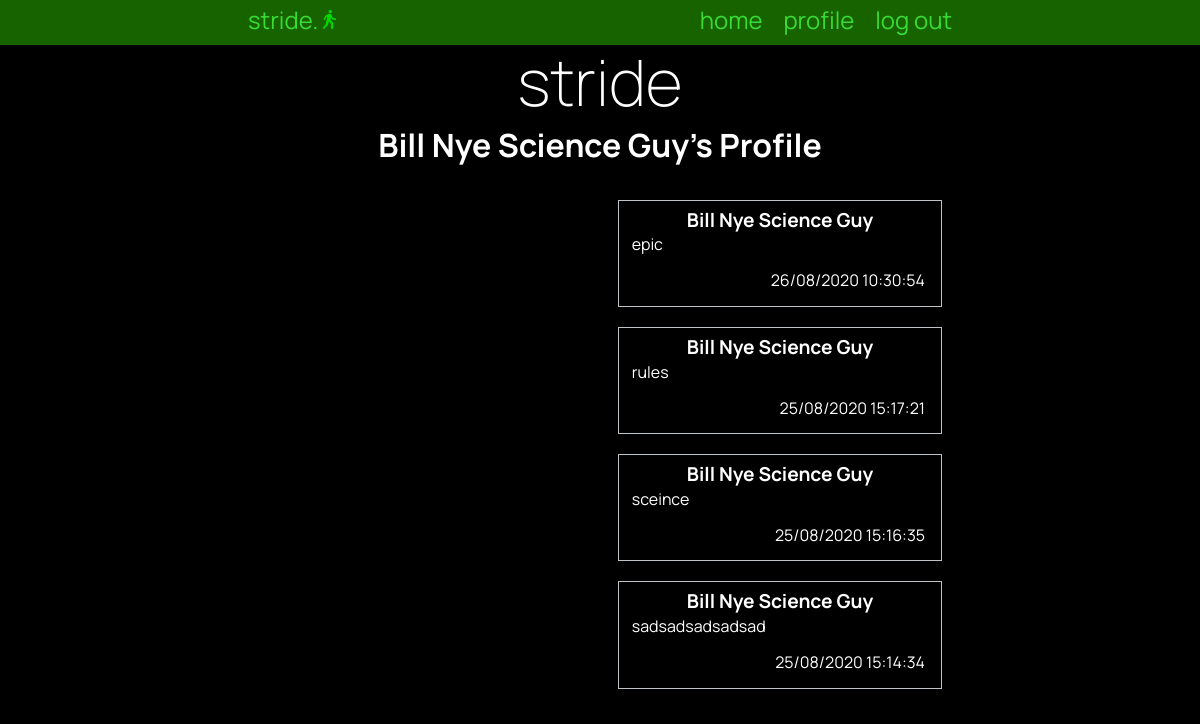
Page /profile/14 (signed in) on the committed database.
### tables this page shows
CREATE TABLE "users"
(
	id INTEGER
		constraint customer_pk
			primary key autoincrement,
	fname VARCHAR(30),
	lname varchar(30),
	email varchar(80),
	password CHAR(60)
);

CREATE TABLE "posts"
(
	id INTEGER
		constraint posts_pk
			primary key autoincrement,
	post VARCHAR(500),
	time TIMESTAMP
, customer_id INTEGER);

### app.py (the view)
@app.route('/profile/<userid>')
def user(userid):
    if userid == "19":
        return redirect("https://www.latlmes.com/breaking/breaking-1")
    con = create_connection(DB_NAME)
    query = "SELECT COUNT(*) FROM users WHERE id = ?"
    cur = con.cursor()  # You need this line next
    cur.execute(query, (userid,))  # this line actually executes the query
    profilecount = cur.fetchall()[0][0]  # puts the results into a list usable in python
    if profilecount < 1:
        flash("No user with " + str(userid) + " as their id.")
        return redirect("/")
    query = """SELECT posts.id,users.fname,users.lname,posts.post,strftime('%d/%m/%Y %H:%M:%S', posts.time) AS time
                FROM posts,users
                WHERE posts.customer_id = ? AND posts.customer_id = users.id
                ORDER BY time DESC"""
    cur = con.cursor()  # You need this line next
    cur.execute(query, (userid,))  # this line actually executes the query
    post_list = cur.fetchall()  # puts the results into a list usable in python
    con = create_connection(DB_NAME)
    query = "SELECT fname,lname FROM users WHERE id = ?"
    cur = con.cursor()  # You need this line next
    cur.execute(query, (userid,))  # this line actually executes the query
    user_info = cur.fetchall()
    con.close()
    return render_template('profile.html', logged_in=is_logged_in(), posts=post_list, userinfo = user_info,)

### app.py (called while the page is built)
def create_connection(db_file):
    try:
        connection = sqlite3.connect(db_file)
        return connection
    except Error as e:
        print(e)
    return None

def is_logged_in():
    if session.get("email") is None:
        print("not logged in")
        return False
    else:
        print("logged in")
        return True

### templates/profile.html (shortened to what this page needs)
{% extends 'base.html' %}
{% block pageheading %}
{{ userinfo[0][0] }} {{ userinfo[0][1] }}'s Profile
{% endblock %}
{% block body %}
            <div class = "mainPageParent">
                <div class="mainFeed">
                {% for post in posts %}
                    <div class="mainFeed-box">
                        <div class="post-box-heading">
                            <h3> {{ post[1] }} {{ post[2] }}</h3>
                        </div>
                        <div class="mainFeed-box-text">
                            <p>{{ post[3] }} </p>
                        </div>
                        <div class="mainFeed-box-info">
                            {{ post[4] }}
                        </div>
                    </div>
                {% endfor %}
                </div>
            </div>
{% endblock %}

### static/stride.css (style rules this page uses)
* { font-family: 'Manrope', sans-serif; padding: 0; margin: 0; box-sizing: border-box; }
body { background-color: black; color: rgba(255, 255, 255, 1); }
.mainPageParent { width: 100%; }
.mainFeed { display: flex; word-wrap: break-word; flex-wrap: wrap; justify-content: space-evenly; width: 50%; float: right; }
.mainFeed-box { width: 90%; float: right; padding: 0.5rem; margin: 1vw; border: 1px solid rgba(189, 195, 199, 1.0); color: rgb(255, 255, 255); margin-bottom: 0.5rem; }
.mainFeed-box-info { padding: 0.5rem; float: right; }
.mainFeed-box-text { padding: 0.3rem; }
.mainFeed-box h3 { font-size: 1.2rem; text-align: center; }
.mainFeed-box p { font-size: 1rem; margin-bottom: 0.3rem; }

### rows in the picture
users: fname "Bill Nye", lname "Science Guy"
posts: fname "Bill Nye", lname "Science Guy", post "epic", post "26/08/2020 10:30:54"
posts: fname "Bill Nye", lname "Science Guy", post "rules", post "25/08/2020 15:17:21"
posts: fname "Bill Nye", lname "Science Guy", post "sceince", post "25/08/2020 15:16:35"
posts: fname "Bill Nye", lname "Science Guy", post "sadsadsadsadsad", post "25/08/2020 15:14:34"
